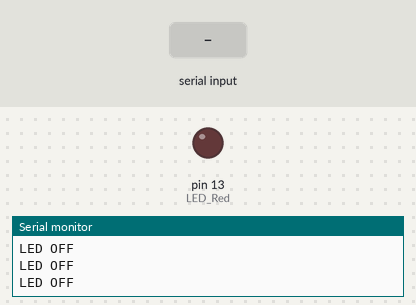
Simulated run of this sketch. Board: Arduino Uno, built with avr-gcc and run on an emulated ATmega328P. On the bench: output pins drawn as LEDs (lit = HIGH), the last lines printed to the serial monitor. Inputs (shaded band) come from the test bench.

Above: at 1.2 s.
1.3 s: "T" received over the second serial link
At 2.3 s:
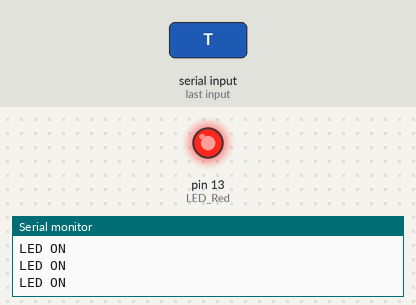
2.8 s: "F" received over the second serial link
At 3.4 s:
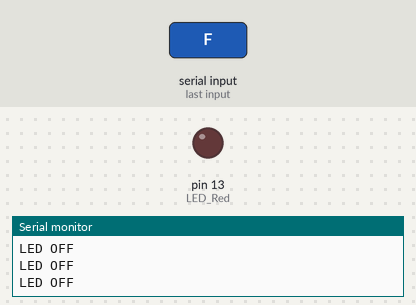
Timing chart, 0 to 5.8 s (numbered marks = the images above; inputs shaded):
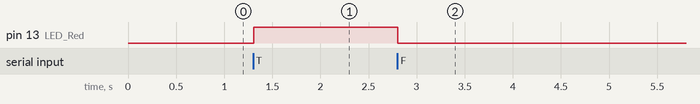

The sketch:

BlueTooth_LED.ino
```cpp
#include <SoftwareSerial.h>
#define BTtx 2
#define BTrx 3
#define LED_Red 13
SoftwareSerial BT(BTtx,BTrx); // BT(2,3);
char data = 'F';

void setup() {
  BT.begin(9600);
  Serial.begin(9600);
  pinMode(LED_Red,OUTPUT);
}

void loop() {
  if(BT.available()>0){
    data = BT.read();
  }
  if(data == 'F'){
    digitalWrite(LED_Red,LOW);
    Serial.println("LED OFF");
  }else if(data == 'T'){
    digitalWrite(LED_Red, HIGH);
    Serial.println("LED ON");
  }
}
```

Measured:
- after the input at 1.3 s, pin 13 (LED_Red): LOW → HIGH at once
- after the input at 2.8 s, pin 13 (LED_Red): HIGH → LOW at once
